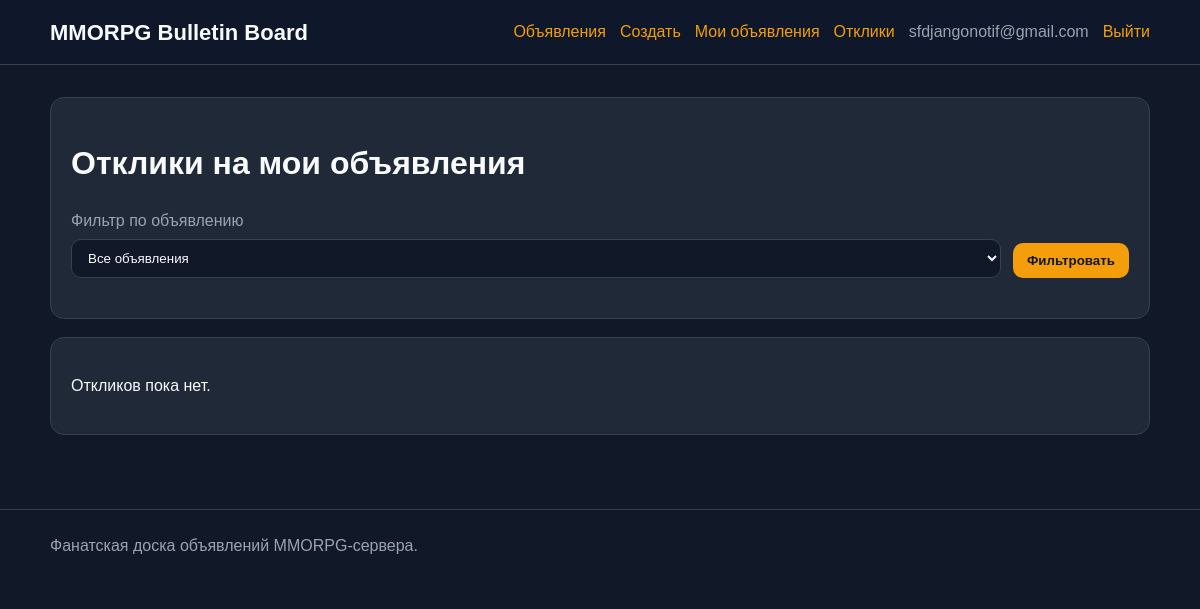
The app's page /responses/ (signed in), older data.
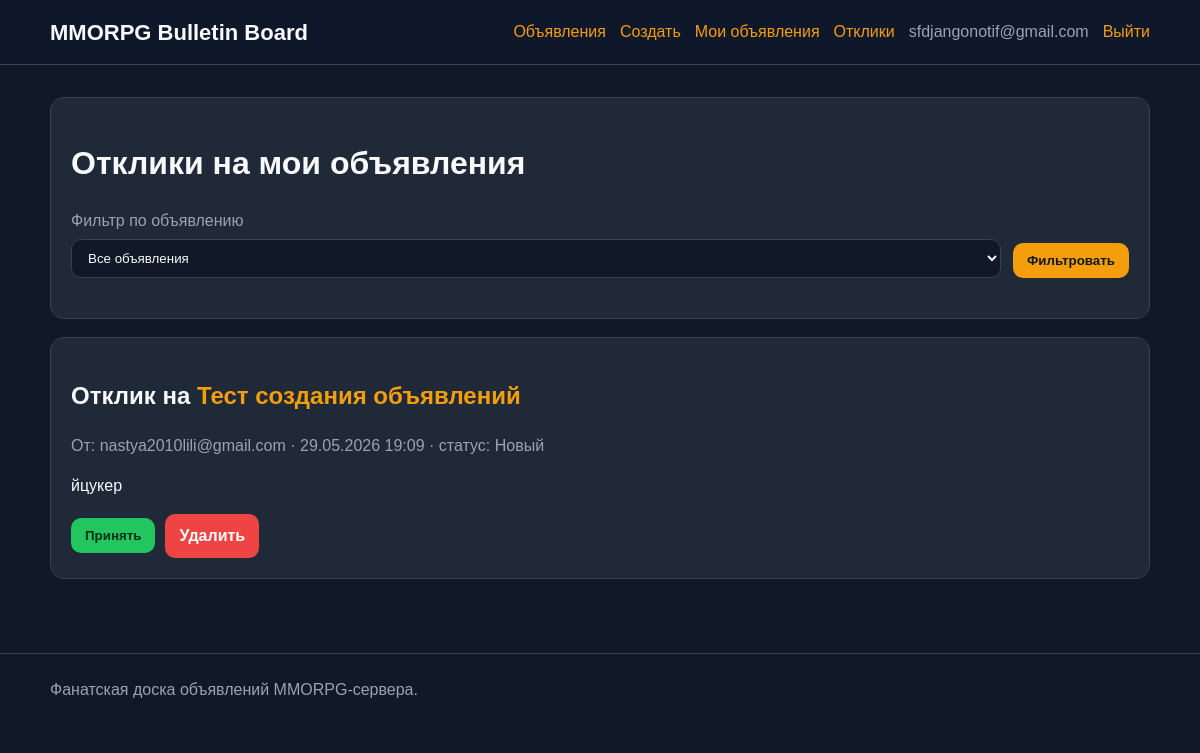
The same page, newer data.
### board_app/models.py (models this page shows, shortened)
class User(AbstractUser):
    username = models.CharField(max_length=150, unique=True, blank=True)
    email = models.EmailField(_("email address"), unique=True)
    is_active = models.BooleanField(default=False)
    USERNAME_FIELD = "email"
    REQUIRED_FIELDS = []
    objects = UserManager()

class Response(models.Model):
    class Status(models.TextChoices):
        NEW = "new", "Новый"
        ACCEPTED = "accepted", "Принят"
        REJECTED = "rejected", "Отклонён"
    ad = models.ForeignKey(
        Ad,
        on_delete=models.CASCADE,
        related_name="responses",
        verbose_name="Объявление",
    )
    author = models.ForeignKey(
        User,
        on_delete=models.CASCADE,
        related_name="responses",
        verbose_name="Автор отклика",
    )
    text = models.TextField(verbose_name="Текст отклика")
    status = models.CharField(
        max_length=20,
        choices=Status.choices,
        default=Status.NEW,
        verbose_name="Статус",
    )
    created_at = models.DateTimeField(auto_now_add=True)
    class Meta:
        verbose_name = "Отклик"
        verbose_name_plural = "Отклики"
        ordering = ["-created_at"]
        constraints = [
            models.UniqueConstraint(
                fields=["ad", "author"],
                name="unique_response_per_ad_author",
            )
        ]

class Ad(models.Model):
    class Category(models.TextChoices):
        TANKS = "tanks", "Танки"
        HEALS = "heals", "Хилы"
        DD = "dd", "ДД"
        TRADERS = "traders", "Торговцы"
        GUILDMASTERS = "guildmasters", "Гилдмастеры"
        QUESTGIVERS = "questgivers", "Квестгиверы"
        BLACKSMITHS = "blacksmiths", "Кузнецы"
        LEATHERWORKERS = "leatherworkers", "Кожевники"
        ALCHEMISTS = "alchemists", "Зельевары"
        SPELLMASTERS = "spellmasters", "Мастера заклинаний"
    author = models.ForeignKey(
        settings.AUTH_USER_MODEL,
        on_delete=models.CASCADE,
        related_name="ads",
        verbose_name="Автор",
    )
    category = models.CharField(
        max_length=32,
        choices=Category.choices,
        verbose_name="Категория",
    )
    title = models.CharField(max_length=255, verbose_name="Заголовок")
    content = models.TextField(
        verbose_name="Текст объявления",
        help_text="Здесь может храниться HTML из визуального редактора",
    )
    created_at = models.DateTimeField(auto_now_add=True, verbose_name="Создано")
    updated_at = models.DateTimeField(auto_now=True, verbose_name="Обновлено")
    is_published = models.BooleanField(default=True, verbose_name="Опубликовано")
    slug = models.SlugField(max_length=255, unique=True, blank=True)
    class Meta:
        verbose_name = "Объявление"
        ordering = ("-created_at",)
        indexes = [
            models.Index(fields=["category"]),
            models.Index(fields=["created_at"]),
        ]

### board_app/views.py (the view)
# urls.py: path("responses/", MyResponsesView.as_view(), name="my_responses"),
class MyResponsesView(LoginRequiredMixin, ListView):
    model = Response
    template_name = "board_app/my_responses.html"
    context_object_name = "responses"
    paginate_by = 10
    def get_queryset(self):
        queryset = (
            Response.objects
            .filter(ad__author=self.request.user)
            .select_related("ad", "author")
            .order_by("-created_at")
        )
        ad_id = self.request.GET.get("ad")
        if ad_id:
            queryset = queryset.filter(ad_id=ad_id)
        return queryset
    def get_context_data(self, **kwargs):
        context = super().get_context_data(**kwargs)
        context["my_ads"] = Ad.objects.filter(author=self.request.user).order_by("-created_at")
        context["selected_ad"] = self.request.GET.get("ad", "")
        return context

### board_app/templates/board_app/my_responses.html (shortened to what this page needs)
{% extends "board_app/base.html" %}
{% block content %}
<div class="card">
    <h1>Отклики на мои объявления</h1>
    <form class="filter-form" method="get">
        <div>
            <label for="ad">Фильтр по объявлению</label>
            <select name="ad" id="ad">
                <option value="">Все объявления</option>
            </select>
        </div>
        <button type="submit">Фильтровать</button>
    </form>
</div>
{% if responses %}
    {% for response in responses %}
        <article class="card">
            <h2>
                Отклик на
                <a href="{% url 'board_app:ad_detail' response.ad.slug %}">
                    {{ response.ad.title }}
                </a>
            </h2>
            <p class="muted">
                От: {{ response.author.email }} · {{ response.created_at|date:"d.m.Y H:i" }}
                · статус: {{ response.get_status_display }}
            </p>
            <p>{{ response.text|linebreaksbr }}</p>
            <div class="actions">
                {% if response.status != response.Status.ACCEPTED %}
                    <form method="post" action="{% url 'board_app:response_accept' response.pk %}">
                        <button class="success" type="submit">Принять</button>
                    </form>
                {% endif %}
                <a class="button danger" href="{% url 'board_app:response_delete' response.pk %}">
                    Удалить
                </a>
            </div>
        </article>
    {% endfor %}
{% else %}
    <div class="card">
        <p>Откликов пока нет.</p>
    </div>
{% endif %}
{% endblock %}

### board_app/templates/board_app/base.html (shortened to what this page needs)
<!doctype html>
<html lang="ru">
<head>
</head>
<body>
<header class="header">
    <div class="container nav">
        <a class="brand" href="{% url 'board_app:ad_list' %}">MMORPG Bulletin Board</a>
        <nav class="nav-links">
            <a href="{% url 'board_app:ad_list' %}">Объявления</a>
            {% if user.is_authenticated %}
                <a href="{% url 'board_app:ad_create' %}">Создать</a>
                <a href="{% url 'board_app:my_ads' %}">Мои объявления</a>
                <a href="{% url 'board_app:my_responses' %}">Отклики</a>
                <span class="muted">{{ user.email }}</span>
                <a href="{% url 'logout' %}">Выйти</a>
            {% else %}
                <a href="{% url 'board_app:register' %}">Регистрация</a>
                <a href="{% url 'login' %}">Войти</a>
            {% endif %}
        </nav>
    </div>
</header>
<main class="main">
    <div class="container">
        {% block content %}{% endblock %}
    </div>
</main>
<footer class="footer">
    <div class="container">
        Фанатская доска объявлений MMORPG-сервера.
    </div>
</footer>
</body>
</html>

### board_app/templates/board_app/base.html (style rules this page uses)
:root { --bg: #111827; --card: #1f2937; --muted: #9ca3af; --text: #f9fafb; --accent: #f59e0b; --accent-dark: #d97706; --danger: #ef4444; --success: #22c55e; --border: #374151; }
* { box-sizing: border-box; }
body { margin: 0; font-family: Arial, sans-serif; background: var(--bg); color: var(--text); line-height: 1.5; }
a { color: var(--accent); text-decoration: none; }
.container { width: min(1100px, calc(100% - 32px)); margin: 0 auto; }
.header { border-bottom: 1px solid var(--border); background: #0f172a; }
.nav { min-height: 64px; display: flex; align-items: center; justify-content: space-between; gap: 24px; flex-wrap: wrap; }
.brand { font-size: 22px; font-weight: 700; color: var(--text); }
.nav-links { display: flex; align-items: center; gap: 14px; flex-wrap: wrap; }
.main { padding: 32px 0 56px; }
.card { background: var(--card); border: 1px solid var(--border); border-radius: 14px; padding: 20px; margin-bottom: 18px; }
.muted { color: var(--muted); }
.button, button, input[type="submit"] { display: inline-block; border: 0; border-radius: 10px; padding: 10px 14px; background: var(--accent); color: #111827; font-weight: 700; cursor: pointer; text-decoration: none; }
.button.danger, button.danger { background: var(--danger); color: #fff; }
.button.success, button.success { background: var(--success); color: #052e16; }
label { display: block; margin-bottom: 6px; color: var(--muted); }
input, textarea, select { width: 100%; border: 1px solid var(--border); border-radius: 10px; padding: 10px 12px; background: #111827; color: var(--text); }
.actions { display: flex; gap: 10px; flex-wrap: wrap; align-items: center; margin-top: 14px; }
.filter-form { display: flex; gap: 12px; align-items: end; flex-wrap: wrap; margin-bottom: 20px; }
.filter-form > div { min-width: 240px; flex: 1; }
.footer { padding: 24px 0; border-top: 1px solid var(--border); color: var(--muted); }

Row changes from the older to the newer data that the page shows:
added Response: ad "Тест создания объявлений", author.email "nastya2010lili@gmail.com", created_at "29.05.2026 19:09", status "Новый", text "йцукер", shows "Принять"
Text that changed along with them:
text no longer shown: "Откликов пока нет."
